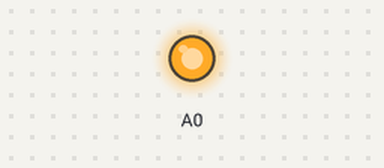
A sketch run on a simulated Arduino Uno, built with avr-gcc and run on an emulated ATmega328P. Shown: output pins drawn as LEDs (lit = HIGH).

Above: at 1.0 s.
At 3.0 s:
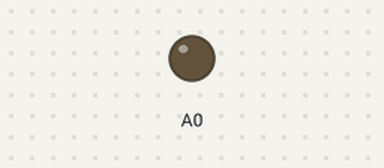
Timing chart, 0 to 5.2 s (numbered marks = the images above):
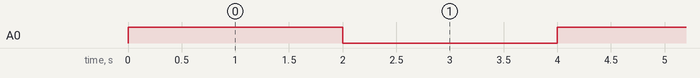

The sketch:

Solo_singlePin_test.ino
```cpp
void setup() {
  // put your setup code here, to run once:
  pinMode(A0,OUTPUT);
}

void loop() {
  // put your main code here, to run repeatedly:
   digitalWrite(A0,HIGH);
   delay(2000);
   digitalWrite(A0,INPUT);
   delay(2000);
}
```

Measured:
- by itself, A0: alternates HIGH for 2.0 s and LOW for 2.0 s
